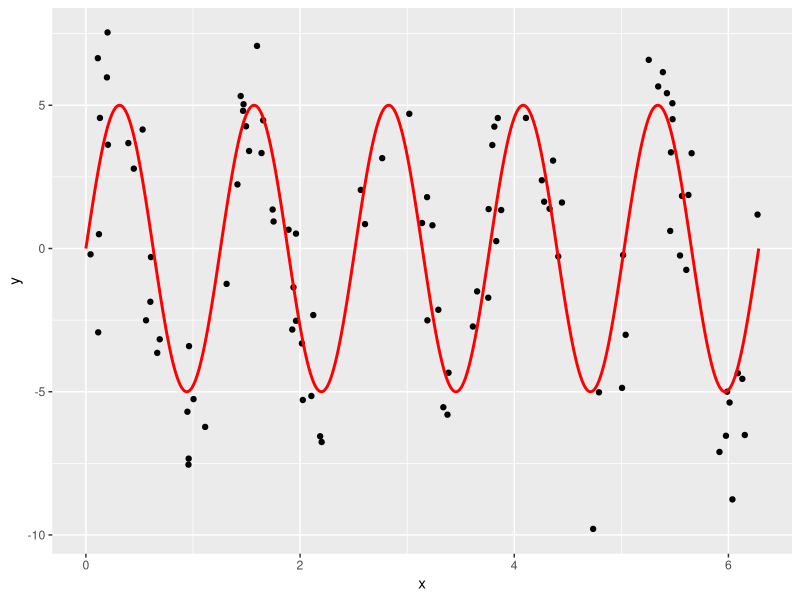

This figure's R source: (Note: a time limit stopped this script after it produced the figure.)
# Setup -------------------------------------------------------------------
library(tidyverse)
library(broom)

# Let these be:
# -true function f(x) for a one-dimensional predictor x
# -the standard deviation of the true epsilon i.e. the noise
f <- function(x) {
  5*sin(5*x)
}
sigma <- 2

# This function generates a random sample. Random in terms of both
# -the predictor x
# -the amount of noise eps
generate_sample <- function(f, sample_size, sigma) {
  data_frame(
    x = runif(n = sample_size, min = 0, max = 2*pi),
    f_x = f(x),
    eps = rnorm(n = sample_size, mean = 0, sd = sigma),
    y = f_x + eps
  )
}

# Generate Training Data via Sampling -------------------------------------
# We observe points (x,y). Here we are pretending to know the exact break down 
# of y into f(x) and eps:
train_data <- generate_sample(f, sample_size = 100, sigma = sigma) %>%
  dplyr::select(x, y)

# The true model f(x) is in red:
ggplot(train_data, aes(x=x)) +
  geom_point(aes(y=y)) +
  stat_function(data=data_frame(x=c(0,2*pi)), aes(x=x), fun=f, col="red", n=1000, size=1)





# Compute MSE, Bias^2, Variance for Range of df --------------------------

# Number of simuations to average the behavior of f_hat = y_hat over
n_sim <- 10000
# Sample size of each training data
sample_size <- 200
# Value of x for test data
x0 <- 0.5
# Vector of different degrees of freedom to try:
df_vector <- c(3:99)
# Save values here:
MSE <- rep(0, length(df_vector)) 
bias_squared <- rep(0, length(df_vector))
variance <- rep(0, length(df_vector))

# Do your work here. You'll need a "pull back the curtain" moment at some point:
for(j in 3:99) {
  # keeps track of which df iteration we're on
  print(j)
  
  # creates truth data frame (to compare predictions to)
  truth <- data_frame(
    x = rep(x0, n_sim),
    f_x = f(x),
    eps = rnorm(n = n_sim, mean = 0, sd = sigma),
    y = f_x + eps
  )
  
  # to store predictions
  predictions <- rep(0, n_sim)
  
  # n_sim (10000) simulations of creating samples,
  # fitting models to the samples,
  # and storing predictions
  for(i in 1:n_sim) {
    # creates sample
    sample_train <- generate_sample(f, sample_size = sample_size, sigma = sigma)
    # fits spline, with df = j from outer loop
    model <- smooth.spline(sample_train$x, sample_train$y, df = j)
    # stores the prediction using the model at x = x0 = 0.5
    predictions[i] <- predict(model, x = x0)[2]
  }
  
  # put predictions next to true values
  truth <- truth %>%
    mutate(y_hat=as.double(predictions))
  # calculates mse
  MSE[j] <- mean((truth$y_hat - truth$y)^2)
  # calculates bias
  bias_squared[j] <- (mean(truth$f_x - truth$y_hat))^2
  # calculates variance
  variance[j] <- var(truth$y_hat)
}


# Create Data Frames -------------------------------------------------------
# Create results data frame based on previous results

# prevents error of data fram being different length
df_vector <- c(1:99)


results <- data_frame(
  df = df_vector,
  MSE = MSE,
  bias_squared = bias_squared,
  variance = variance
) 
# Convert to tidy data format (rows=observations, cols=variables) using
# tidyr::gather
results_tidy <- results %>% 
  tidyr::gather(type, value, -df)





# Plots -------------------------------------------------------

# Plot bias_squared vs variance (on log vs log scale)
bias_sq_vs_var_plot <- 
  ggplot(results, aes(x=bias_squared, y=variance)) +
  geom_text(aes(label=df)) +
  scale_y_log10() +
  scale_x_log10()
bias_sq_vs_var_plot
ggsave(file="PS05_Shannia_Fu_bias_sq_vs_var.pdf", plot=bias_sq_vs_var_plot, width = 6, height=4)

# Plot MSE, bias_squared, variance
MSE_plot <- 
  ggplot(results_tidy, aes(x=df, y=value, col=type)) + 
  # added xlim because I changed df from 1 to 99, so it'll give you an error, sorry
  # error - (Removed 6 rows containing missing values (geom_path).)
  xlim(3, 99) +
  geom_line()
MSE_plot
ggsave(file="PS05_Shannia_Fu_MSE.pdf", plot=MSE_plot, width = 6, height=4)
